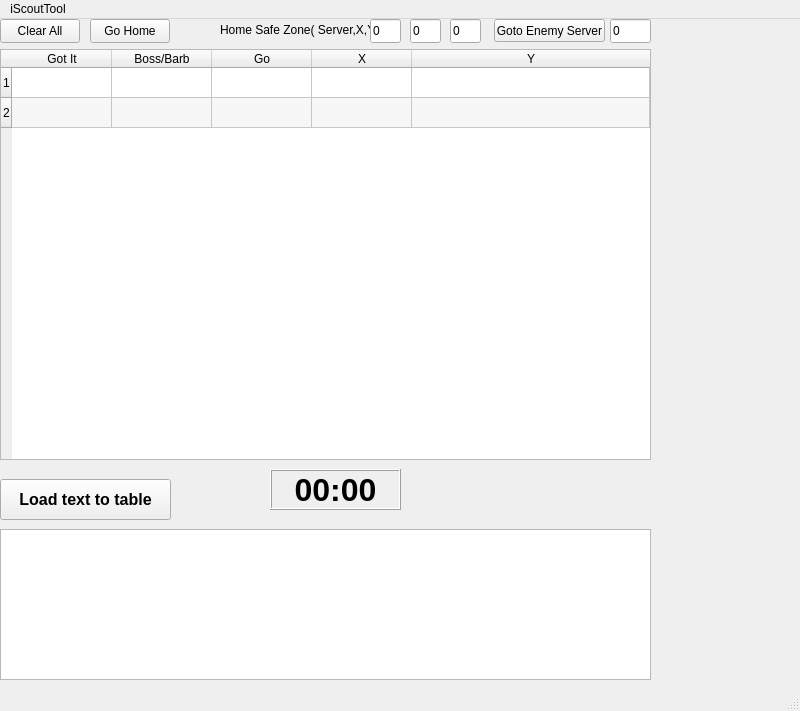
<?xml version="1.0" encoding="UTF-8"?>
<ui version="4.0">
 <class>MainWindow</class>
 <widget class="QMainWindow" name="MainWindow">
  <property name="geometry">
   <rect>
    <x>0</x>
    <y>0</y>
    <width>800</width>
    <height>711</height>
   </rect>
  </property>
  <property name="windowTitle">
   <string>MainWindow</string>
  </property>
  <widget class="QWidget" name="centralwidget">
   <widget class="QPushButton" name="btnIScoutLoadTable">
    <property name="geometry">
     <rect>
      <x>0</x>
      <y>460</y>
      <width>171</width>
      <height>41</height>
     </rect>
    </property>
    <property name="font">
     <font>
      <pointsize>12</pointsize>
      <weight>75</weight>
      <bold>true</bold>
     </font>
    </property>
    <property name="text">
     <string>Load text to table</string>
    </property>
   </widget>
   <widget class="QTableWidget" name="tblBossList">
    <property name="geometry">
     <rect>
      <x>0</x>
      <y>30</y>
      <width>651</width>
      <height>411</height>
     </rect>
    </property>
    <property name="alternatingRowColors">
     <bool>true</bool>
    </property>
    <property name="rowCount">
     <number>2</number>
    </property>
    <property name="columnCount">
     <number>5</number>
    </property>
    <attribute name="horizontalHeaderStretchLastSection">
     <bool>true</bool>
    </attribute>
    <row/>
    <row/>
    <column>
     <property name="text">
      <string>Got It</string>
     </property>
    </column>
    <column>
     <property name="text">
      <string>Boss/Barb</string>
     </property>
    </column>
    <column>
     <property name="text">
      <string>Go</string>
     </property>
    </column>
    <column>
     <property name="text">
      <string>X</string>
     </property>
    </column>
    <column>
     <property name="text">
      <string>Y</string>
     </property>
    </column>
   </widget>
   <widget class="QLineEdit" name="intHomeXLoc">
    <property name="geometry">
     <rect>
      <x>410</x>
      <y>0</y>
      <width>31</width>
      <height>24</height>
     </rect>
    </property>
    <property name="inputMask">
     <string>####</string>
    </property>
    <property name="text">
     <string>0</string>
    </property>
   </widget>
   <widget class="QLabel" name="lblTimer">
    <property name="geometry">
     <rect>
      <x>270</x>
      <y>450</y>
      <width>131</width>
      <height>41</height>
     </rect>
    </property>
    <property name="font">
     <font>
      <pointsize>24</pointsize>
      <weight>75</weight>
      <bold>true</bold>
     </font>
    </property>
    <property name="frameShape">
     <enum>QFrame::Box</enum>
    </property>
    <property name="frameShadow">
     <enum>QFrame::Raised</enum>
    </property>
    <property name="text">
     <string>00:00</string>
    </property>
    <property name="textFormat">
     <enum>Qt::AutoText</enum>
    </property>
    <property name="alignment">
     <set>Qt::AlignCenter</set>
    </property>
   </widget>
   <widget class="QPushButton" name="btnIScoutClearAll">
    <property name="geometry">
     <rect>
      <x>0</x>
      <y>0</y>
      <width>80</width>
      <height>24</height>
     </rect>
    </property>
    <property name="text">
     <string>Clear All</string>
    </property>
   </widget>
   <widget class="QPushButton" name="btnIScoutGoHome">
    <property name="geometry">
     <rect>
      <x>90</x>
      <y>0</y>
      <width>80</width>
      <height>24</height>
     </rect>
    </property>
    <property name="text">
     <string>Go Home</string>
    </property>
   </widget>
   <widget class="QPlainTextEdit" name="txtiScoutBoss">
    <property name="geometry">
     <rect>
      <x>0</x>
      <y>510</y>
      <width>651</width>
      <height>151</height>
     </rect>
    </property>
   </widget>
   <widget class="QLabel" name="label_7">
    <property name="geometry">
     <rect>
      <x>220</x>
      <y>0</y>
      <width>171</width>
      <height>21</height>
     </rect>
    </property>
    <property name="text">
     <string>Home Safe Zone( Server,X,Y):</string>
    </property>
   </widget>
   <widget class="QLineEdit" name="intHomeServer">
    <property name="geometry">
     <rect>
      <x>370</x>
      <y>0</y>
      <width>31</width>
      <height>24</height>
     </rect>
    </property>
    <property name="inputMask">
     <string>####</string>
    </property>
    <property name="text">
     <string>0</string>
    </property>
   </widget>
   <widget class="QLineEdit" name="intHomeYLoc">
    <property name="geometry">
     <rect>
      <x>450</x>
      <y>0</y>
      <width>31</width>
      <height>24</height>
     </rect>
    </property>
    <property name="inputMask">
     <string>####</string>
    </property>
    <property name="text">
     <string>0</string>
    </property>
   </widget>
   <widget class="QLineEdit" name="intEnemyServer">
    <property name="geometry">
     <rect>
      <x>610</x>
      <y>0</y>
      <width>41</width>
      <height>24</height>
     </rect>
    </property>
    <property name="text">
     <string>0</string>
    </property>
   </widget>
   <widget class="QPushButton" name="btnGoEnemyServer">
    <property name="geometry">
     <rect>
      <x>494</x>
      <y>0</y>
      <width>111</width>
      <height>23</height>
     </rect>
    </property>
    <property name="text">
     <string>Goto Enemy Server</string>
    </property>
   </widget>
  </widget>
  <widget class="QMenuBar" name="menubar">
   <property name="geometry">
    <rect>
     <x>0</x>
     <y>0</y>
     <width>800</width>
     <height>21</height>
    </rect>
   </property>
   <widget class="QMenu" name="menuiScoutTool">
    <property name="title">
     <string>iScoutTool</string>
    </property>
   </widget>
   <addaction name="menuiScoutTool"/>
  </widget>
  <widget class="QStatusBar" name="statusbar"/>
 </widget>
 <resources/>
 <connections/>
</ui>
